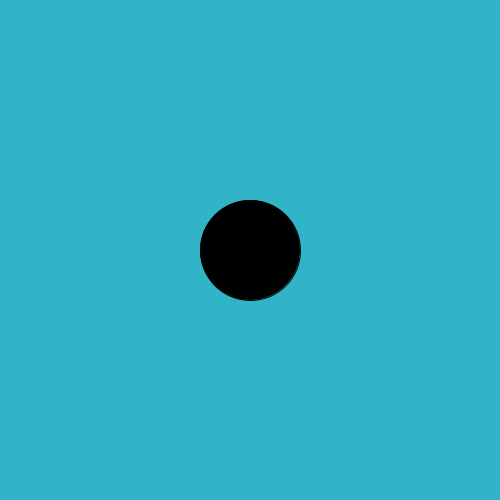
Frame 1 (no input)
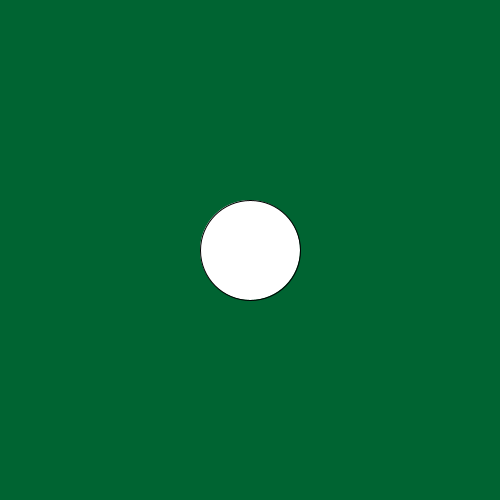
Frame 60 (the mouse pressed at the canvas centre just before this capture)
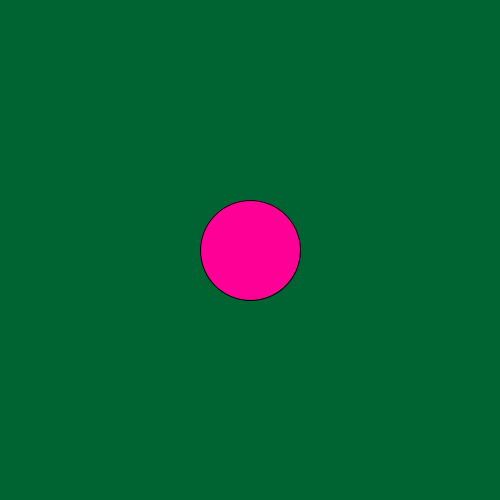
Frame 120 (the mouse held since frame 60 and released just before this capture)

The Processing sketch that drew these frames (run headless with seeded random() and noise(); from frame 60 on, the mouse is pressed at the canvas centre):

// Processing sketch: Week_3_conditionals
// ── Week_3_conditionals.pde
//draw circle in center
//calculate distance between mouse and circle
//if distance is less than radius, then change fill color
//make boolean in draw function ( when ellipse is pressed)
//true= mousePressed && if distance is < radius of circle
//print value of boolean to screen 

//color variable
//circleSize
//circleColor
//bgColor
//boolean for if ellipse is pressed
//x position, y position (of circle variable)

int circleSize;
int xPos, yPos;
color circleColor, bgColor;

int distance;

boolean isCircleOn;

void setup(){
  size(500, 500);
  bgColor = color(50, 180, 200);
  background(bgColor);
  
  xPos = width/2;
  yPos = height/2;
  circleSize = 100;
}

void draw(){
  background(bgColor);
       fill(circleColor);
  ellipse(xPos, yPos, circleSize, circleSize);
    distance = int(dist(xPos, yPos, mouseX, mouseY));
  
  if (distance<circleSize/2) {
    circleColor = color(255, 0, 150);
  //need an else statement in order for user to continually hover/click to change circleColor
 
  }else{
    circleColor = color(255, 255, 255);
  }
  
  if (isCircleOn == true){ 
    bgColor = color(100, 50, 0);
  }else{
    bgColor = color(0, 100, 50);
    
    println(isCircleOn);
}
}
 void mousePressed(){
   if(distance<circleSize/2){ 
     isCircleOn = !isCircleOn;
     println(isCircleOn);
  //if(distance<circleSize/2){
  //  bgColor = 255;
  //}else{
  //  bgColor = 150;
   }
}
